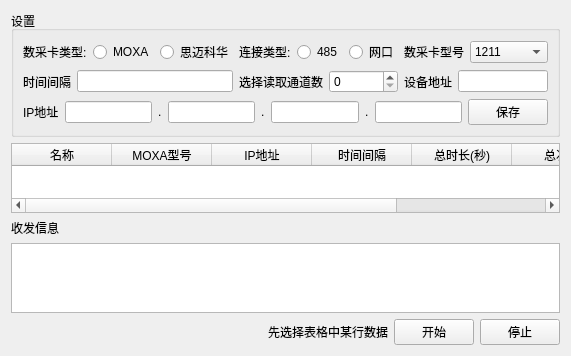
<?xml version="1.0" encoding="UTF-8"?>
<ui version="4.0">
 <class>DaqSet</class>
 <widget class="QWidget" name="DaqSet">
  <property name="geometry">
   <rect>
    <x>0</x>
    <y>0</y>
    <width>425</width>
    <height>295</height>
   </rect>
  </property>
  <property name="windowTitle">
   <string>Form</string>
  </property>
  <layout class="QGridLayout" name="gridLayout">
   <item row="0" column="0">
    <widget class="QGroupBox" name="groupBox">
     <property name="title">
      <string>设置</string>
     </property>
     <layout class="QGridLayout" name="gridLayout_3">
      <item row="1" column="1">
       <layout class="QHBoxLayout" name="horizontalLayout_10">
        <item>
         <widget class="QLabel" name="label">
          <property name="text">
           <string>选择读取通道数</string>
          </property>
         </widget>
        </item>
        <item>
         <widget class="QSpinBox" name="sb_pass">
          <property name="minimum">
           <number>0</number>
          </property>
          <property name="maximum">
           <number>15</number>
          </property>
         </widget>
        </item>
       </layout>
      </item>
      <item row="0" column="1">
       <layout class="QHBoxLayout" name="horizontalLayout_4">
        <item>
         <widget class="QLabel" name="label_9">
          <property name="text">
           <string>连接类型:</string>
          </property>
         </widget>
        </item>
        <item>
         <widget class="QRadioButton" name="rb_485">
          <property name="toolTip">
           <string>&lt;html&gt;&lt;head/&gt;&lt;body&gt;&lt;p&gt;如果是moxa卡，这个按钮禁用。&lt;/p&gt;&lt;/body&gt;&lt;/html&gt;</string>
          </property>
          <property name="text">
           <string>485</string>
          </property>
         </widget>
        </item>
        <item>
         <widget class="QRadioButton" name="rb_net">
          <property name="text">
           <string>网口</string>
          </property>
         </widget>
        </item>
       </layout>
      </item>
      <item row="0" column="2">
       <layout class="QHBoxLayout" name="horizontalLayout_8">
        <item>
         <widget class="QLabel" name="label_14">
          <property name="text">
           <string>数采卡型号</string>
          </property>
         </widget>
        </item>
        <item>
         <widget class="QComboBox" name="comB_cardType">
          <item>
           <property name="text">
            <string>1211</string>
           </property>
          </item>
          <item>
           <property name="text">
            <string>1240</string>
           </property>
          </item>
          <item>
           <property name="text">
            <string>4510</string>
           </property>
          </item>
          <item>
           <property name="text">
            <string>思迈科华</string>
           </property>
          </item>
         </widget>
        </item>
       </layout>
      </item>
      <item row="2" column="0" colspan="3">
       <layout class="QHBoxLayout" name="horizontalLayout_7">
        <item>
         <layout class="QHBoxLayout" name="horizontalLayout_9">
          <item>
           <widget class="QLabel" name="label_5">
            <property name="text">
             <string>IP地址</string>
            </property>
           </widget>
          </item>
          <item>
           <layout class="QHBoxLayout" name="horizontalLayout">
            <item>
             <widget class="QLineEdit" name="le_ip1">
              <property name="maxLength">
               <number>3</number>
              </property>
              <property name="frame">
               <bool>true</bool>
              </property>
             </widget>
            </item>
            <item>
             <widget class="QLabel" name="label_6">
              <property name="styleSheet">
               <string notr="true">font: 24pt &quot;Arial&quot;;</string>
              </property>
              <property name="text">
               <string>.</string>
              </property>
             </widget>
            </item>
            <item>
             <widget class="QLineEdit" name="le_ip2">
              <property name="maxLength">
               <number>3</number>
              </property>
             </widget>
            </item>
            <item>
             <widget class="QLabel" name="label_7">
              <property name="styleSheet">
               <string notr="true">font: 24pt &quot;Arial&quot;;</string>
              </property>
              <property name="text">
               <string>.</string>
              </property>
             </widget>
            </item>
            <item>
             <widget class="QLineEdit" name="le_ip3">
              <property name="maxLength">
               <number>3</number>
              </property>
             </widget>
            </item>
            <item>
             <widget class="QLabel" name="label_8">
              <property name="styleSheet">
               <string notr="true">font: 24pt &quot;Arial&quot;;</string>
              </property>
              <property name="text">
               <string>.</string>
              </property>
             </widget>
            </item>
            <item>
             <widget class="QLineEdit" name="le_ip4">
              <property name="maxLength">
               <number>3</number>
              </property>
             </widget>
            </item>
           </layout>
          </item>
         </layout>
        </item>
        <item>
         <widget class="QPushButton" name="pb_saveInfo">
          <property name="text">
           <string>保存</string>
          </property>
         </widget>
        </item>
       </layout>
      </item>
      <item row="1" column="2">
       <layout class="QHBoxLayout" name="horizontalLayout_5">
        <item>
         <widget class="QLabel" name="label_10">
          <property name="text">
           <string>设备地址</string>
          </property>
         </widget>
        </item>
        <item>
         <widget class="QLineEdit" name="le_deviceAddr"/>
        </item>
       </layout>
      </item>
      <item row="1" column="0">
       <layout class="QHBoxLayout" name="horizontalLayout_2">
        <item>
         <widget class="QLabel" name="label_2">
          <property name="text">
           <string>时间间隔</string>
          </property>
         </widget>
        </item>
        <item>
         <widget class="QLineEdit" name="le_timeInterval"/>
        </item>
       </layout>
      </item>
      <item row="0" column="0">
       <layout class="QHBoxLayout" name="horizontalLayout_3">
        <item>
         <widget class="QLabel" name="label_4">
          <property name="text">
           <string>数采卡类型:</string>
          </property>
         </widget>
        </item>
        <item>
         <widget class="QRadioButton" name="rb_Moxa">
          <property name="text">
           <string>MOXA</string>
          </property>
          <property name="autoExclusive">
           <bool>true</bool>
          </property>
         </widget>
        </item>
        <item>
         <widget class="QRadioButton" name="rb_smacq">
          <property name="text">
           <string>思迈科华</string>
          </property>
         </widget>
        </item>
       </layout>
      </item>
     </layout>
    </widget>
   </item>
   <item row="4" column="0">
    <layout class="QHBoxLayout" name="horizontalLayout_6">
     <item>
      <spacer name="horizontalSpacer">
       <property name="orientation">
        <enum>Qt::Horizontal</enum>
       </property>
       <property name="sizeHint" stdset="0">
        <size>
         <width>40</width>
         <height>20</height>
        </size>
       </property>
      </spacer>
     </item>
     <item>
      <widget class="QLabel" name="label_3">
       <property name="text">
        <string>先选择表格中某行数据</string>
       </property>
      </widget>
     </item>
     <item>
      <widget class="QPushButton" name="pb_start">
       <property name="text">
        <string>开始</string>
       </property>
      </widget>
     </item>
     <item>
      <widget class="QPushButton" name="pb_stop">
       <property name="text">
        <string>停止</string>
       </property>
      </widget>
     </item>
    </layout>
   </item>
   <item row="1" column="0">
    <widget class="QTableWidget" name="table_Msg">
     <property name="sizeAdjustPolicy">
      <enum>QAbstractScrollArea::AdjustToContents</enum>
     </property>
     <property name="editTriggers">
      <set>QAbstractItemView::NoEditTriggers</set>
     </property>
     <property name="selectionMode">
      <enum>QAbstractItemView::SingleSelection</enum>
     </property>
     <property name="selectionBehavior">
      <enum>QAbstractItemView::SelectRows</enum>
     </property>
     <property name="textElideMode">
      <enum>Qt::ElideMiddle</enum>
     </property>
     <property name="verticalScrollMode">
      <enum>QAbstractItemView::ScrollPerItem</enum>
     </property>
     <property name="gridStyle">
      <enum>Qt::SolidLine</enum>
     </property>
     <attribute name="horizontalHeaderVisible">
      <bool>true</bool>
     </attribute>
     <attribute name="horizontalHeaderCascadingSectionResizes">
      <bool>false</bool>
     </attribute>
     <attribute name="horizontalHeaderShowSortIndicator" stdset="0">
      <bool>false</bool>
     </attribute>
     <attribute name="horizontalHeaderStretchLastSection">
      <bool>true</bool>
     </attribute>
     <attribute name="verticalHeaderCascadingSectionResizes">
      <bool>false</bool>
     </attribute>
     <column>
      <property name="text">
       <string>名称</string>
      </property>
     </column>
     <column>
      <property name="text">
       <string>MOXA型号</string>
      </property>
     </column>
     <column>
      <property name="text">
       <string>IP地址</string>
      </property>
     </column>
     <column>
      <property name="text">
       <string>时间间隔</string>
      </property>
     </column>
     <column>
      <property name="text">
       <string>总时长(秒)</string>
      </property>
     </column>
     <column>
      <property name="text">
       <string>总次数</string>
      </property>
     </column>
     <column>
      <property name="text">
       <string>失败次数</string>
      </property>
     </column>
    </widget>
   </item>
   <item row="3" column="0">
    <widget class="QTextEdit" name="te_showMsg"/>
   </item>
   <item row="2" column="0">
    <widget class="QLabel" name="label_11">
     <property name="text">
      <string>收发信息</string>
     </property>
    </widget>
   </item>
  </layout>
 </widget>
 <resources/>
 <connections/>
</ui>
